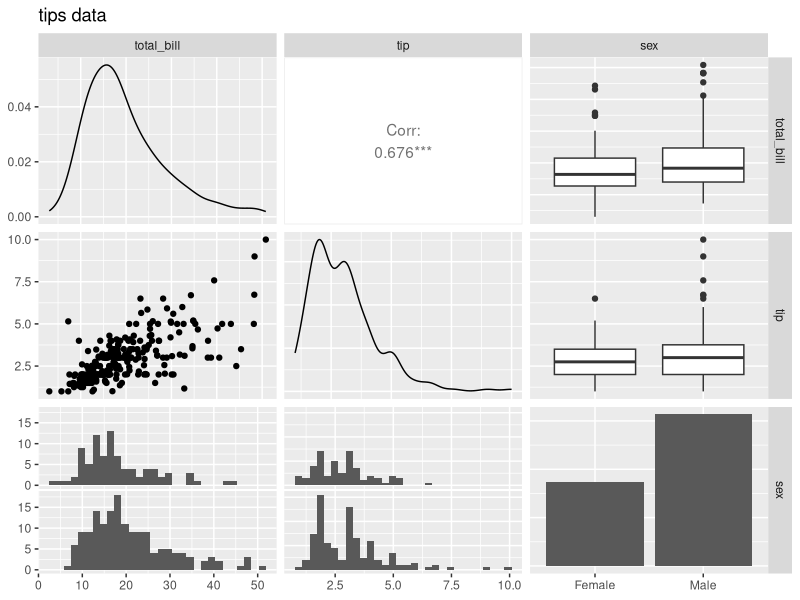

Source code (R):

## IMPORT
# Import example data set - iris

data(iris)


## PAIRS

library(GGally)

ggpairs(data=tips, # data.frame with variables
        columns=1:3, # columns to plot, default to all.
        title="tips data", # title of the plot
        colour = "sex") # aesthetics, ggplot2 style


## PCA

## RANDOM FOREST

## CART

## RAPTR

